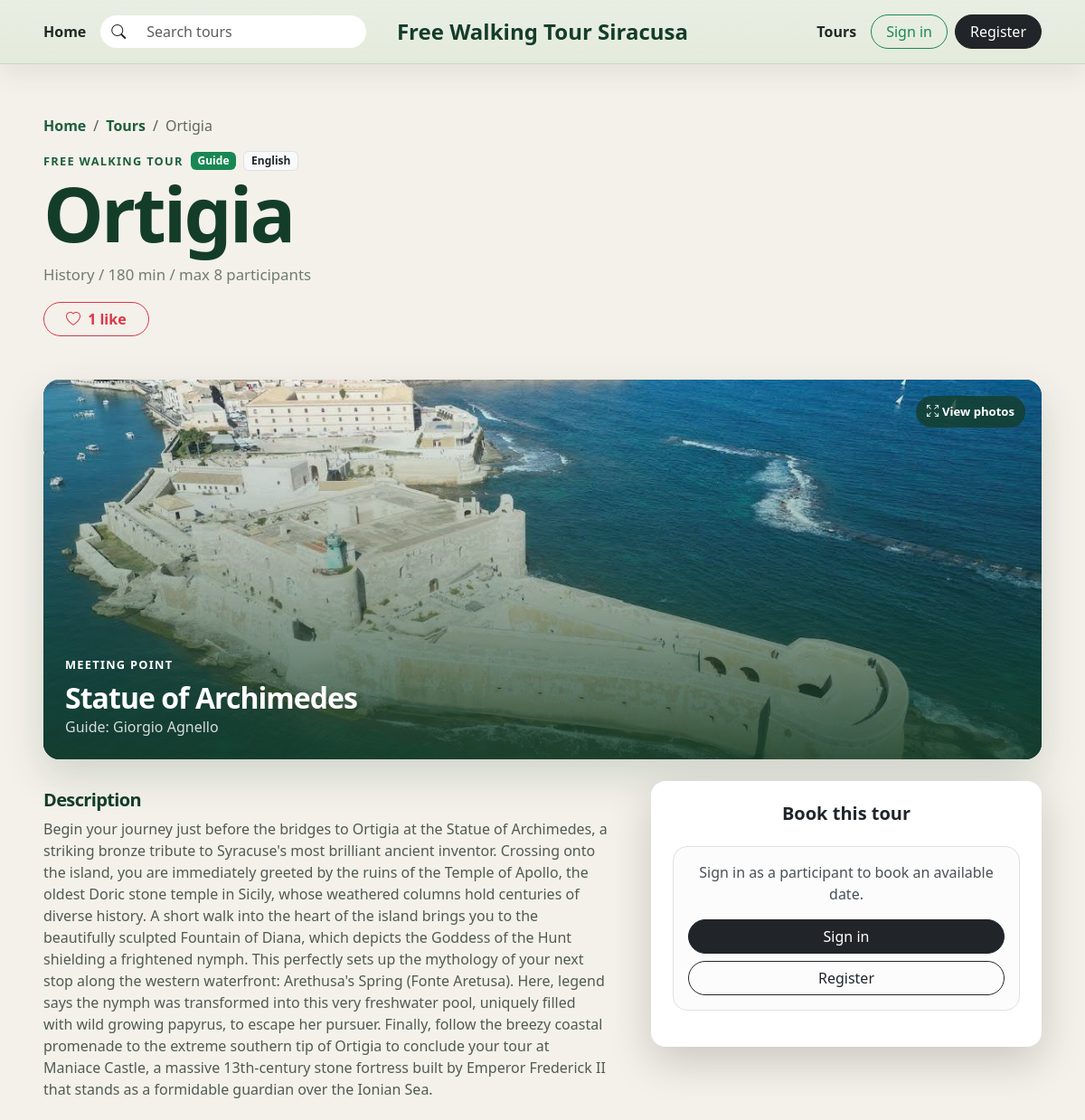
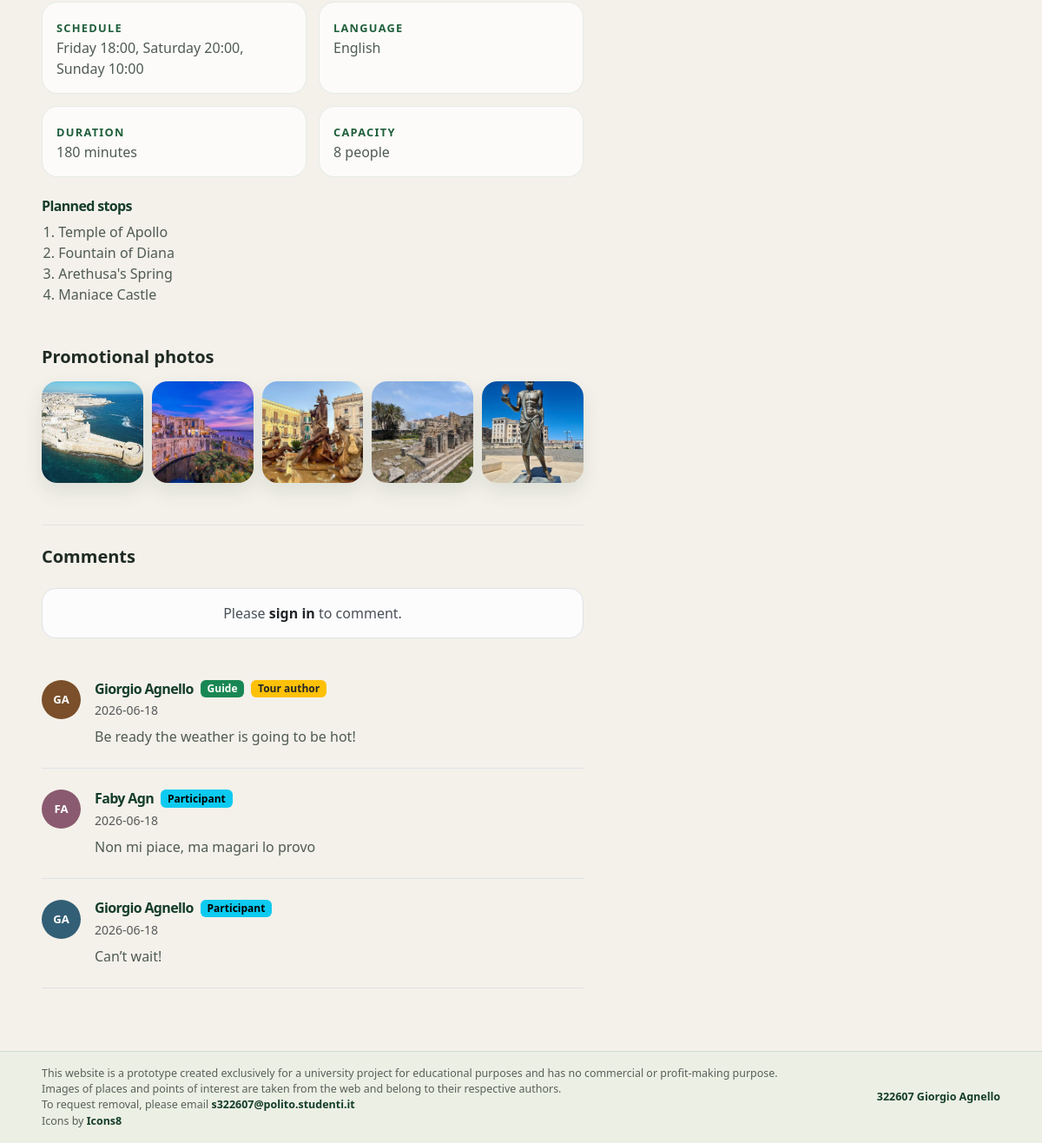
The page /tour/1 on the database its author committed (2 pictures, top to bottom).
### tables this page shows
CREATE TABLE tours (
    id INTEGER PRIMARY KEY AUTOINCREMENT,
    guide_id INTEGER NOT NULL,
    title TEXT NOT NULL,
    theme TEXT NOT NULL,
    meeting_point TEXT NOT NULL,
    duration_mins INTEGER NOT NULL CHECK (duration_mins > 0),
    language TEXT NOT NULL,
    max_participants INTEGER NOT NULL CHECK (max_participants > 0),
    description TEXT NOT NULL,
    created_at TEXT NOT NULL DEFAULT CURRENT_TIMESTAMP,
    FOREIGN KEY (guide_id) REFERENCES users (id) ON DELETE CASCADE
);

CREATE TABLE tour_photos (
    id INTEGER PRIMARY KEY AUTOINCREMENT,
    tour_id INTEGER NOT NULL,
    path TEXT NOT NULL,
    position INTEGER NOT NULL,
    FOREIGN KEY (tour_id) REFERENCES tours (id) ON DELETE CASCADE,
    UNIQUE (tour_id, position)
);

CREATE TABLE tour_stops (
    id INTEGER PRIMARY KEY AUTOINCREMENT,
    tour_id INTEGER NOT NULL,
    name TEXT NOT NULL,
    position INTEGER NOT NULL,
    FOREIGN KEY (tour_id) REFERENCES tours (id) ON DELETE CASCADE
);

CREATE TABLE comments (
    id INTEGER PRIMARY KEY AUTOINCREMENT,
    tour_id INTEGER NOT NULL,
    user_id INTEGER NOT NULL,
    publication_date TEXT NOT NULL,
    text TEXT NOT NULL,
    FOREIGN KEY (tour_id) REFERENCES tours (id) ON DELETE CASCADE,
    FOREIGN KEY (user_id) REFERENCES users (id) ON DELETE CASCADE
);

CREATE TABLE users (
    id INTEGER PRIMARY KEY AUTOINCREMENT,
    first_name TEXT NOT NULL,
    last_name TEXT NOT NULL,
    email TEXT NOT NULL,
    password TEXT NOT NULL,
    role TEXT NOT NULL CHECK (role IN ('guide', 'participant')),
    languages TEXT,
    created_at TEXT NOT NULL DEFAULT CURRENT_TIMESTAMP,
    UNIQUE (email, role)
);

### app.py (the view)
@app.route("/tour/<int:id>")
def tour_detail(id):
    conn = get_db_connection()
    tour_row = get_tour_row(conn, id)
    if not tour_row:
        conn.close()
        abort(404)
    tour = enrich_tour(conn, tour_row)
    stops = get_stops(conn, id)
    photos = get_photos(conn, id)
    dates = upcoming_dates(conn, tour)
    comments = conn.execute(
        """
        SELECT comments.*, users.first_name, users.last_name, users.role
        FROM comments
        JOIN users ON users.id = comments.user_id
        WHERE comments.tour_id = ?
        ORDER BY comments.id DESC
        """,
        (id,),
    ).fetchall()
    conn.close()
    return render_template(
        "tour_detail.html",
        tour=tour,
        stops=stops,
        photos=photos,
        upcoming_dates=dates,
        comments=comments,
    )

### templates/tour_detail.html (shortened to what this page needs)
{% extends 'base.html' %}
{% block extra_css %}
<link href="{{ url_for('static', filename='assets/css/tour-detail.css') }}" rel="stylesheet">
{% endblock %}
{% block content %}
<main class="container-fluid px-3 px-lg-5 py-4 py-lg-5">
  <nav aria-label="breadcrumb">
    <ol class="breadcrumb">
      <li class="breadcrumb-item"><a href="{{ url_for('index') }}">Home</a></li>
      <li class="breadcrumb-item"><a href="{{ url_for('tours') }}">Tours</a></li>
      <li class="breadcrumb-item active" aria-current="page">{{ tour.title }}</li>
    </ol>
  </nav>
  <article>
    <header class="mb-4 mb-lg-5">
      <div class="d-flex flex-wrap align-items-center gap-2 mb-2">
        <span class="section-label">Free walking tour</span>
        <span class="badge text-bg-success">Guide</span>
        <span class="badge text-bg-light text-dark border">{{ tour.language }}</span>
      </div>
      <div class="d-flex flex-column flex-lg-row justify-content-between gap-3">
        <div>
          <h1 class="homepage-title mb-3">{{ tour.title }}</h1>
          <p class="homepage-text mb-0">
            {{ tour.theme }} / {{ tour.duration_mins }} min / max {{ tour.max_participants }} participants
          </p>
          <form class="like-form mt-3" action="{{ url_for('toggle_like', id=tour.id) }}" method="POST">
            <button class="btn {% if tour.is_liked %}btn-danger{% else %}btn-outline-danger{% endif %} rounded-pill px-4" type="submit">
              <i class="bi {% if tour.is_liked %}bi-heart-fill{% else %}bi-heart{% endif %} me-1"></i>
              {{ tour.like_count }} like
            </button>
          </form>
        </div>
      </div>
    </header>
    <section class="tour-hero mb-4">
      {% if photos %}
        <button class="tour-hero-image photo-viewer-trigger" type="button" data-bs-toggle="modal" data-bs-target="#photoModal" data-photo-index="0" aria-label="Open photo gallery for {{ tour.title }}">
          <img src="{{ tour.primary_photo }}" alt="{{ tour.title }}">
        </button>
        <span class="photo-zoom-hint">View photos</span>
      {% else %}
        <img src="{{ tour.primary_photo }}" alt="{{ tour.title }}">
      {% endif %}
      <div class="tour-hero-overlay">
        <p class="section-label mb-2">Meeting point</p>
        <h2>{{ tour.meeting_point }}</h2>
        <p class="mb-0">Guide: {{ tour.guide_first_name }} {{ tour.guide_last_name }}</p>
      </div>
    </section>
    <div class="row g-5">
      <div class="col-lg-7">
        <section class="tour-content mb-5">
          <h2 class="h5 fw-bold">Description</h2>
          <p class="pre-wrap">{{ tour.description }}</p>
          <div class="info-grid my-4">
            <div>
              <span class="section-label">Schedule</span>
              <p class="mb-0">{{ tour.schedule_label }}</p>
            </div>
            <div>
              <span class="section-label">Language</span>
              <p class="mb-0">{{ tour.language }}</p>
            </div>
            <div>
              <span class="section-label">Duration</span>
              <p class="mb-0">{{ tour.duration_mins }} minutes</p>
            </div>
            <div>
              <span class="section-label">Capacity</span>
              <p class="mb-0">{{ tour.max_participants }} people</p>
            </div>
          </div>
          <h3 class="h6 mt-4 fw-bold">Planned stops</h3>
          <ol class="stops-list">
            {% for stop in stops %}
              <li>{{ stop.name }}</li>
            {% endfor %}
          </ol>
        </section>
        <section class="gallery-section mb-5" aria-labelledby="gallery-title">
          <h2 id="gallery-title" class="h5 fw-bold mb-3">Promotional photos</h2>
          <div class="tour-gallery">
            {% for photo in photos %}
              <button class="gallery-photo-button photo-viewer-trigger" type="button" data-bs-toggle="modal" data-bs-target="#photoModal" data-photo-index="{{ loop.index0 }}" aria-label="Open photo {{ loop.index }} of {{ tour.title }}">
                <img src="{{ photo.path }}" alt="Photo {{ loop.index }} of {{ tour.title }}">
              </button>
            {% endfor %}
          </div>
        </section>
        <section class="comments pt-4 border-top">
          <h2 class="h5 fw-bold mb-4">Comments</h2>
          {% if current_user.is_authenticated %}
            <form class="comment-form mb-5 p-4 bg-light rounded-4 border shadow-sm" action="{{ url_for('add_comment', id=tour.id) }}" method="POST">
              <label class="form-label small fw-bold" for="commentText">Add a comment</label>
              <textarea id="commentText" name="text" class="form-control rounded-4 border-0" rows="3" minlength="2" maxlength="600" required></textarea>
              <button type="submit" class="btn btn-dark rounded-pill px-4 mt-3">Post</button>
            </form>
          {% else %}
            <div class="alert alert-light border rounded-4 mb-5 text-center">
              Please
              <a href="{{ url_for('login', next=request.path) }}" class="fw-bold text-dark">sign in</a>
              to comment.
            </div>
          {% endif %}
          {% for comment in comments %}
            <article class="comment-item mb-4 pb-4 border-bottom d-flex gap-3">
              <div class="comment-avatar avatar-tone-{{ comment.user_id % 5 }} rounded-circle" aria-hidden="true">
                {{ comment.first_name[:1] }}{{ comment.last_name[:1] }}
              </div>
              <div>
                <div class="d-flex flex-wrap align-items-center gap-2 mb-1">
                  <h3 class="h6 fw-bold mb-0">{{ comment.first_name }} {{ comment.last_name }}</h3>
                  {% if comment.role == 'guide' %}
                    <span class="badge text-bg-success">Guide</span>
                  {% else %}
                    <span class="badge text-bg-info">Participant</span>
                  {% endif %}
                  {% if comment.user_id == tour.guide_id %}
                    <span class="badge text-bg-warning text-dark">Tour author</span>
                  {% endif %}
                </div>
                <p class="small text-muted mb-2">{{ comment.publication_date }}</p>
                <p class="mb-0">{{ comment.text }}</p>
              </div>
            </article>
          {% else %}
            <p class="small text-muted">There are no comments yet.</p>
          {% endfor %}
        </section>
      </div>
      <aside class="col-lg-5">
        <section class="booking-card card border-0 shadow-lg rounded-4 bg-white p-4">
          <h2 class="h5 fw-bold mb-4 text-center">Book this tour</h2>
          {% if not current_user.is_authenticated %}
            <div class="alert alert-light border rounded-4 text-center">
              Sign in as a participant to book an available date.
              <div class="d-grid gap-2 mt-3">
                <a href="{{ url_for('login', next=request.path) }}" class="btn btn-dark rounded-pill">Sign in</a>
                <a href="{{ url_for('register') }}" class="btn btn-outline-dark rounded-pill">Register</a>
              </div>
            </div>
          {% elif current_user.role != 'participant' %}
            <div class="alert alert-light border rounded-4 text-center">
              Guides cannot book with a guide account. You can create a separate participant profile with the same email.
            </div>
          {% else %}
            <div class="alert alert-light border rounded-4 text-center">
              No bookable dates in the next 60 days.
            </div>
          {% endif %}
        </section>
      </aside>
    </div>
  </article>
</main>
{% endblock %}

### templates/base.html (shortened to what this page needs)
<!doctype html>
<html lang="en">
  <head>
    <link href="https://cdn.jsdelivr.net/npm/bootstrap@5.3.3/dist/css/bootstrap.min.css" rel="stylesheet">
    <link href="https://cdn.jsdelivr.net/npm/bootstrap-icons@1.11.3/font/bootstrap-icons.css" rel="stylesheet">
    <link href="{{ url_for('static', filename='assets/css/style.css') }}" rel="stylesheet">
    {% block extra_css %}{% endblock %}
  </head>
  <body>
    <header class="site-header sticky-top">
      <nav class="navbar navbar-expand-lg py-3">
        <div class="container-fluid px-3 px-lg-5">
          <div class="navbar-desktop d-none d-lg-grid align-items-center">
            <div class="nav-left d-flex align-items-center gap-3">
              <a class="nav-link" href="{{ url_for('index') }}">Home</a>
              <form class="search-box m-0" role="search" action="{{ url_for('tours') }}" method="get">
                <div class="input-group rounded-pill overflow-hidden">
                  <span class="input-group-text"><i class="bi bi-search"></i></span>
                  <input class="form-control" name="q" type="search" placeholder="Search tours" aria-label="Search tours">
                </div>
              </form>
            </div>
            <a class="site-brand m-0" href="{{ url_for('index') }}">Free Walking Tour Siracusa</a>
            <div class="nav-right d-flex align-items-center justify-content-end gap-3">
              <a class="nav-link" href="{{ url_for('tours') }}">Tours</a>
              {% if current_user.is_authenticated %}
                <div class="dropdown user-dropdown">
                  <button class="user-initials" type="button" data-bs-toggle="dropdown" aria-expanded="false" aria-label="Profile">
                    {{ current_user.first_name[:1] }}{{ current_user.last_name[:1] }}
                  </button>
                  <ul class="dropdown-menu dropdown-menu-end mt-2">
                    <li>
                      <span class="dropdown-item-text fw-bold">
                        {{ current_user.first_name }}
                        {% if current_user.role == 'guide' %}
                          <span class="badge text-bg-success ms-1">Guide</span>
                        {% else %}
                          <span class="badge text-bg-info ms-1">Participant</span>
                        {% endif %}
                      </span>
                    </li>
                    <li><hr class="dropdown-divider"></li>
                    <li><a class="dropdown-item" href="{{ url_for('profile') }}">Profile</a></li>
                    {% if current_user.role == 'guide' %}
                      <li><a class="dropdown-item" href="{{ url_for('create_tour') }}">Plan tour</a></li>
                    {% endif %}
                    <li><a class="dropdown-item text-danger" href="{{ url_for('logout') }}">Log out</a></li>
                  </ul>
                </div>
              {% else %}
                <div class="auth-actions d-flex align-items-center gap-2">
                  <a class="btn btn-outline-success rounded-pill px-3" href="{{ url_for('login') }}">Sign in</a>
                  <a class="btn btn-dark rounded-pill px-3" href="{{ url_for('register') }}">Register</a>
                </div>
              {% endif %}
            </div>
          </div>
        </div>
      </nav>
    </header>
    {% block content %}{% endblock %}
    <footer class="site-footer">
      <div class="container-fluid px-3 px-lg-5 py-3">
        <div class="footer-content">
          <div class="footer-disclaimer">
            <p class="mb-0">This website is a prototype created exclusively for a university project for educational purposes and has no commercial or profit-making purpose.</p>
            <p class="mb-0">Images of places and points of interest are taken from the web and belong to their respective authors.</p>
            <p class="mb-0">To request removal, please email <a href="mailto:s322607@polito.studenti.it" target="_blank" rel="noopener noreferrer">s322607@polito.studenti.it</a></p>
            <p class="mb-0">Icons by <a href="https://icons8.com/" target="_blank" rel="noopener noreferrer">Icons8</a></p>
          </div>
          <p class="footer-owner mb-0"><a href="https://www.linkedin.com/in/giorgioagnello/" target="_blank" rel="noopener noreferrer">322607 Giorgio Agnello</a></p>
        </div>
      </div>
    </footer>
  </body>
</html>

### rows shown on the page
tours: title "Ortigia", language "English", theme "History", description "Begin your journey just before the bridges to Ortigia at the Statue of Archimedes, a striking bronze tribute to Syracuse's most brilliant ancient inventor. Crossing onto the island, you are immediately greeted by the ruins of the Temple of Apollo, the oldest Doric stone temple in Sicily, whose weathered columns hold centuries of diverse history. A short walk into the heart of the island brings you to the beautifully sculpted Fountain of Diana, which depicts the Goddess of the Hunt shielding a frightened nymph. This perfectly sets up the mythology of your next stop along the western waterfront: Arethusa's Spring (Fonte Aretusa). Here, legend says the nymph was transformed into this very…"
tour_photos: primary_photo (picture), path (picture)
tour_stops: name "Temple of Apollo"
tour_stops: name "Fountain of Diana"
tour_stops: name "Arethusa's Spring"
tour_stops: name "Maniace Castle"
tour_photos: path (picture)
tour_photos: path (picture)
tour_photos: path (picture)
tour_photos: path (picture)
comments: first_name "G", last_name "A", first_name "Giorgio", last_name "Agnello", shows "Guide", shows "Tour author", publication_date "2026-06-18", text "Be ready the weather is going to be hot!"
comments: first_name "F", last_name "A", first_name "Faby", last_name "Agn", shows "Participant", publication_date "2026-06-18", text "Non mi piace, ma magari lo provo"
comments: first_name "G", last_name "A", first_name "Giorgio", last_name "Agnello", shows "Participant", publication_date "2026-06-18", text "Can’t wait!"

### other values the page prints
{{ tour.duration_mins }} "180"
{{ tour.max_participants }} "8"
{{ tour.like_count }} "1"
{{ tour.schedule_label }} "Friday 18:00, Saturday 20:00, Sunday 10:00"
